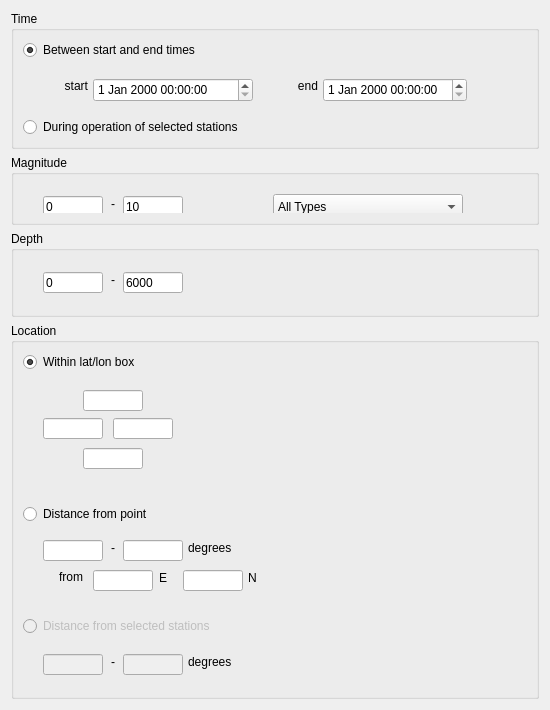
<?xml version="1.0" encoding="UTF-8"?>
<ui version="4.0">
 <class>EventQueryDialog</class>
 <widget class="QDialog" name="EventQueryDialog">
  <property name="geometry">
   <rect>
    <x>0</x>
    <y>0</y>
    <width>550</width>
    <height>710</height>
   </rect>
  </property>
  <property name="minimumSize">
   <size>
    <width>450</width>
    <height>710</height>
   </size>
  </property>
  <property name="windowTitle">
   <string>Dialog</string>
  </property>
  <layout class="QVBoxLayout" name="verticalLayout">
   <item>
    <widget class="QGroupBox" name="timeGroupBox">
     <property name="title">
      <string>Time</string>
     </property>
     <layout class="QVBoxLayout" name="verticalLayout_2">
      <item>
       <widget class="QRadioButton" name="timeBetweenRadioButton">
        <property name="enabled">
         <bool>true</bool>
        </property>
        <property name="text">
         <string>Between start and end times</string>
        </property>
        <property name="checked">
         <bool>true</bool>
        </property>
       </widget>
      </item>
      <item>
       <widget class="QWidget" name="timeWidget" native="true">
        <property name="minimumSize">
         <size>
          <width>0</width>
          <height>45</height>
         </size>
        </property>
        <widget class="QDateTimeEdit" name="endtimeDateTimeEdit">
         <property name="geometry">
          <rect>
           <x>300</x>
           <y>12</y>
           <width>144</width>
           <height>24</height>
          </rect>
         </property>
        </widget>
        <widget class="QDateTimeEdit" name="starttimeDateTimeEdit">
         <property name="geometry">
          <rect>
           <x>70</x>
           <y>12</y>
           <width>160</width>
           <height>24</height>
          </rect>
         </property>
         <property name="alignment">
          <set>Qt::AlignLeading|Qt::AlignLeft|Qt::AlignVCenter</set>
         </property>
        </widget>
        <widget class="QLabel" name="starttimeLabel">
         <property name="geometry">
          <rect>
           <x>25</x>
           <y>12</y>
           <width>40</width>
           <height>16</height>
          </rect>
         </property>
         <property name="text">
          <string>start</string>
         </property>
         <property name="alignment">
          <set>Qt::AlignRight|Qt::AlignTrailing|Qt::AlignVCenter</set>
         </property>
        </widget>
        <widget class="QLabel" name="endtimeLabele">
         <property name="geometry">
          <rect>
           <x>255</x>
           <y>12</y>
           <width>40</width>
           <height>16</height>
          </rect>
         </property>
         <property name="text">
          <string>end</string>
         </property>
         <property name="alignment">
          <set>Qt::AlignRight|Qt::AlignTrailing|Qt::AlignVCenter</set>
         </property>
        </widget>
       </widget>
      </item>
      <item>
       <widget class="QRadioButton" name="timeDuringStationsRadioButton">
        <property name="text">
         <string>During operation of selected stations</string>
        </property>
       </widget>
      </item>
     </layout>
    </widget>
   </item>
   <item>
    <widget class="QGroupBox" name="magnitudeGroupBox">
     <property name="minimumSize">
      <size>
       <width>0</width>
       <height>45</height>
      </size>
     </property>
     <property name="title">
      <string>Magnitude</string>
     </property>
     <layout class="QVBoxLayout" name="verticalLayout_3">
      <item>
       <widget class="QWidget" name="magnitudeWidget" native="true">
        <widget class="QLineEdit" name="minmagLineEdit">
         <property name="geometry">
          <rect>
           <x>20</x>
           <y>12</y>
           <width>60</width>
           <height>21</height>
          </rect>
         </property>
         <property name="text">
          <string>0</string>
         </property>
        </widget>
        <widget class="QLineEdit" name="maxmagLineEdit">
         <property name="geometry">
          <rect>
           <x>100</x>
           <y>12</y>
           <width>60</width>
           <height>21</height>
          </rect>
         </property>
         <property name="text">
          <string>10</string>
         </property>
        </widget>
        <widget class="QComboBox" name="magtypeComboBox">
         <property name="enabled">
          <bool>true</bool>
         </property>
         <property name="geometry">
          <rect>
           <x>250</x>
           <y>10</y>
           <width>190</width>
           <height>26</height>
          </rect>
         </property>
         <item>
          <property name="text">
           <string>All Types</string>
          </property>
         </item>
         <item>
          <property name="text">
           <string>TB</string>
          </property>
         </item>
         <item>
          <property name="text">
           <string>ML</string>
          </property>
         </item>
         <item>
          <property name="text">
           <string>MS</string>
          </property>
         </item>
         <item>
          <property name="text">
           <string>MW</string>
          </property>
         </item>
        </widget>
        <widget class="QLabel" name="label">
         <property name="geometry">
          <rect>
           <x>85</x>
           <y>12</y>
           <width>10</width>
           <height>16</height>
          </rect>
         </property>
         <property name="text">
          <string>-</string>
         </property>
         <property name="alignment">
          <set>Qt::AlignCenter</set>
         </property>
        </widget>
       </widget>
      </item>
     </layout>
    </widget>
   </item>
   <item>
    <widget class="QGroupBox" name="depthGroupBox">
     <property name="title">
      <string>Depth</string>
     </property>
     <layout class="QVBoxLayout" name="verticalLayout_5">
      <item>
       <widget class="QWidget" name="depthWidget" native="true">
        <property name="minimumSize">
         <size>
          <width>0</width>
          <height>45</height>
         </size>
        </property>
        <widget class="QLineEdit" name="mindepthLineEdit">
         <property name="geometry">
          <rect>
           <x>20</x>
           <y>12</y>
           <width>60</width>
           <height>21</height>
          </rect>
         </property>
         <property name="text">
          <string>0</string>
         </property>
        </widget>
        <widget class="QLineEdit" name="maxdepthLineEdit">
         <property name="geometry">
          <rect>
           <x>100</x>
           <y>12</y>
           <width>60</width>
           <height>21</height>
          </rect>
         </property>
         <property name="text">
          <string>6000</string>
         </property>
        </widget>
        <widget class="QLabel" name="label_2">
         <property name="geometry">
          <rect>
           <x>85</x>
           <y>12</y>
           <width>10</width>
           <height>16</height>
          </rect>
         </property>
         <property name="text">
          <string>-</string>
         </property>
         <property name="alignment">
          <set>Qt::AlignCenter</set>
         </property>
        </widget>
       </widget>
      </item>
     </layout>
    </widget>
   </item>
   <item>
    <widget class="QGroupBox" name="locationGroupBox">
     <property name="minimumSize">
      <size>
       <width>0</width>
       <height>375</height>
      </size>
     </property>
     <property name="title">
      <string>Location</string>
     </property>
     <layout class="QVBoxLayout" name="verticalLayout_4">
      <item>
       <widget class="QRadioButton" name="locationRangeRadioButton">
        <property name="text">
         <string>Within lat/lon box</string>
        </property>
        <property name="checked">
         <bool>true</bool>
        </property>
       </widget>
      </item>
      <item>
       <widget class="QWidget" name="locationRangeWidget" native="true">
        <property name="sizePolicy">
         <sizepolicy hsizetype="Preferred" vsizetype="Preferred">
          <horstretch>0</horstretch>
          <verstretch>0</verstretch>
         </sizepolicy>
        </property>
        <property name="minimumSize">
         <size>
          <width>0</width>
          <height>120</height>
         </size>
        </property>
        <widget class="QLineEdit" name="locationRangeEastLineEdit">
         <property name="geometry">
          <rect>
           <x>90</x>
           <y>40</y>
           <width>60</width>
           <height>21</height>
          </rect>
         </property>
        </widget>
        <widget class="QLineEdit" name="locationRangeWestLineEdit">
         <property name="geometry">
          <rect>
           <x>20</x>
           <y>40</y>
           <width>60</width>
           <height>21</height>
          </rect>
         </property>
        </widget>
        <widget class="QLineEdit" name="locationRangeNorthLineEdit">
         <property name="geometry">
          <rect>
           <x>60</x>
           <y>12</y>
           <width>60</width>
           <height>21</height>
          </rect>
         </property>
        </widget>
        <widget class="QLineEdit" name="locationRangeSouthLineEdit">
         <property name="geometry">
          <rect>
           <x>60</x>
           <y>70</y>
           <width>60</width>
           <height>21</height>
          </rect>
         </property>
        </widget>
       </widget>
      </item>
      <item>
       <widget class="QRadioButton" name="locationDistanceFromPointRadioButton">
        <property name="enabled">
         <bool>true</bool>
        </property>
        <property name="text">
         <string>Distance from point</string>
        </property>
       </widget>
      </item>
      <item>
       <widget class="QWidget" name="distanceFromPointWidget" native="true">
        <property name="minimumSize">
         <size>
          <width>0</width>
          <height>80</height>
         </size>
        </property>
        <widget class="QLineEdit" name="distanceFromPointEastLineEdit">
         <property name="enabled">
          <bool>true</bool>
         </property>
         <property name="geometry">
          <rect>
           <x>70</x>
           <y>40</y>
           <width>60</width>
           <height>21</height>
          </rect>
         </property>
        </widget>
        <widget class="QLabel" name="label_8">
         <property name="enabled">
          <bool>true</bool>
         </property>
         <property name="geometry">
          <rect>
           <x>135</x>
           <y>40</y>
           <width>10</width>
           <height>16</height>
          </rect>
         </property>
         <property name="text">
          <string>E</string>
         </property>
         <property name="alignment">
          <set>Qt::AlignCenter</set>
         </property>
        </widget>
        <widget class="QLabel" name="label_9">
         <property name="enabled">
          <bool>true</bool>
         </property>
         <property name="geometry">
          <rect>
           <x>225</x>
           <y>40</y>
           <width>10</width>
           <height>16</height>
          </rect>
         </property>
         <property name="text">
          <string>N</string>
         </property>
        </widget>
        <widget class="QLineEdit" name="distanceFromPointMinRadiusLineEdit">
         <property name="enabled">
          <bool>true</bool>
         </property>
         <property name="geometry">
          <rect>
           <x>20</x>
           <y>10</y>
           <width>60</width>
           <height>21</height>
          </rect>
         </property>
        </widget>
        <widget class="QLabel" name="label_10">
         <property name="enabled">
          <bool>true</bool>
         </property>
         <property name="geometry">
          <rect>
           <x>85</x>
           <y>10</y>
           <width>10</width>
           <height>16</height>
          </rect>
         </property>
         <property name="text">
          <string>-</string>
         </property>
         <property name="alignment">
          <set>Qt::AlignCenter</set>
         </property>
        </widget>
        <widget class="QLineEdit" name="distanceFromPointMaxRadiusLineEdit">
         <property name="enabled">
          <bool>true</bool>
         </property>
         <property name="geometry">
          <rect>
           <x>100</x>
           <y>10</y>
           <width>60</width>
           <height>21</height>
          </rect>
         </property>
        </widget>
        <widget class="QLineEdit" name="distanceFromPointNorthLineEdit">
         <property name="enabled">
          <bool>true</bool>
         </property>
         <property name="geometry">
          <rect>
           <x>160</x>
           <y>40</y>
           <width>60</width>
           <height>21</height>
          </rect>
         </property>
        </widget>
        <widget class="QLabel" name="label_11">
         <property name="enabled">
          <bool>true</bool>
         </property>
         <property name="geometry">
          <rect>
           <x>165</x>
           <y>10</y>
           <width>60</width>
           <height>16</height>
          </rect>
         </property>
         <property name="text">
          <string>degrees</string>
         </property>
        </widget>
        <widget class="QLabel" name="label_6">
         <property name="enabled">
          <bool>true</bool>
         </property>
         <property name="geometry">
          <rect>
           <x>20</x>
           <y>40</y>
           <width>40</width>
           <height>13</height>
          </rect>
         </property>
         <property name="text">
          <string>from</string>
         </property>
         <property name="alignment">
          <set>Qt::AlignRight|Qt::AlignTrailing|Qt::AlignVCenter</set>
         </property>
        </widget>
        <zorder>label_10</zorder>
        <zorder>distanceFromPointMaxRadiusLineEdit</zorder>
        <zorder>distanceFromPointMinRadiusLineEdit</zorder>
        <zorder>label_11</zorder>
        <zorder>distanceFromPointEastLineEdit</zorder>
        <zorder>label_8</zorder>
        <zorder>label_9</zorder>
        <zorder>distanceFromPointNorthLineEdit</zorder>
        <zorder>label_6</zorder>
       </widget>
      </item>
      <item>
       <widget class="QRadioButton" name="locationDistanceFromStationsRadioButton">
        <property name="enabled">
         <bool>false</bool>
        </property>
        <property name="text">
         <string>Distance from selected stations</string>
        </property>
       </widget>
      </item>
      <item>
       <widget class="QWidget" name="distanceFromStationsWidget" native="true">
        <property name="minimumSize">
         <size>
          <width>0</width>
          <height>45</height>
         </size>
        </property>
        <widget class="QLineEdit" name="distanceFromStationsMinradiusLineEdit">
         <property name="enabled">
          <bool>false</bool>
         </property>
         <property name="geometry">
          <rect>
           <x>20</x>
           <y>12</y>
           <width>60</width>
           <height>21</height>
          </rect>
         </property>
        </widget>
        <widget class="QLabel" name="label_3">
         <property name="enabled">
          <bool>true</bool>
         </property>
         <property name="geometry">
          <rect>
           <x>85</x>
           <y>12</y>
           <width>10</width>
           <height>16</height>
          </rect>
         </property>
         <property name="text">
          <string>-</string>
         </property>
         <property name="alignment">
          <set>Qt::AlignCenter</set>
         </property>
        </widget>
        <widget class="QLineEdit" name="distanceFromStationsMaxradiusLineEdit">
         <property name="enabled">
          <bool>false</bool>
         </property>
         <property name="geometry">
          <rect>
           <x>100</x>
           <y>12</y>
           <width>60</width>
           <height>21</height>
          </rect>
         </property>
        </widget>
        <widget class="QLabel" name="label_5">
         <property name="enabled">
          <bool>true</bool>
         </property>
         <property name="geometry">
          <rect>
           <x>165</x>
           <y>12</y>
           <width>60</width>
           <height>16</height>
          </rect>
         </property>
         <property name="text">
          <string>degrees</string>
         </property>
        </widget>
       </widget>
      </item>
     </layout>
    </widget>
   </item>
  </layout>
 </widget>
 <resources/>
 <connections/>
</ui>
